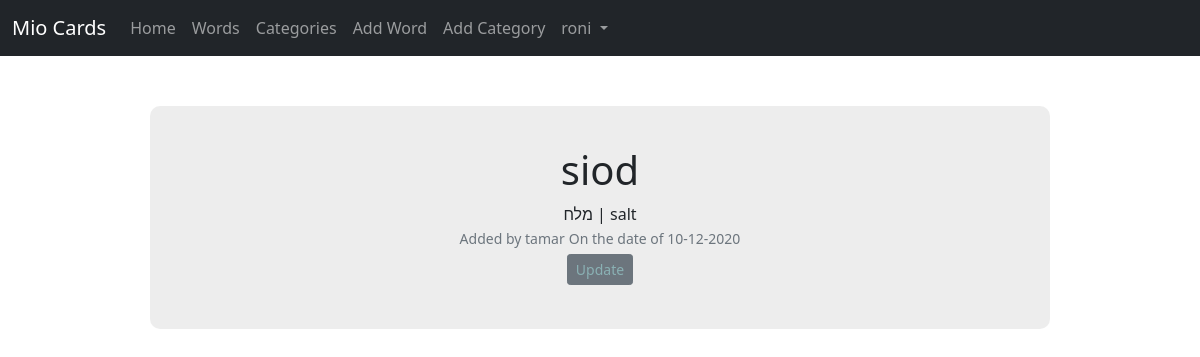
/card/1 (signed in), run on the app's committed database.
### flaskapp/models.py (models this page shows, shortened)
class Users(UserMixin, db.Model):
    id = db.Column(db.Integer, primary_key=True)
    username = db.Column(db.String(30), unique=True, nullable=False)
    email = db.Column(db.String(120), unique=True, nullable=False)
    password = db.Column(db.String(80), nullable=False)
    words = db.relationship('Words', backref='creator', lazy=True)
    unique_words = db.relationship('Words', secondary=words_users, backref=db.backref('uni_user', lazy='select'))

class Words(db.Model):
    id = db.Column(db.Integer, primary_key=True)
    user_id = db.Column(db.Integer, db.ForeignKey('users.id'), nullable=False)
    word_name = db.Column(db.String(25), unique=True, nullable=False)
    hebrew_trans = db.Column(db.String(25), nullable=False)
    english_trans = db.Column(db.String(45))
    image_path = db.Column(db.String(5000))
    date_created = db.Column(db.DateTime, nullable=False, default=datetime.utcnow)
    unique_words = db.relationship('Users', secondary=words_users, backref=db.backref('uni_word', lazy='select'))
    words = db.relationship('Categories', secondary=words_categories, backref=db.backref('cats_word', lazy='select'))

### flaskapp/routes.py (the view)
@app.route('/card/<int:card_id>')
@login_required
def card(card_id):
	card = Words.query.get_or_404(card_id)
	return render_template("card.html", title='Card', card=card, name=current_user.username)

### flaskapp/routes.py (called while the page is built)
@login_manager.user_loader
def load_user(user_id):
	return Users.query.get(int(user_id))

### flaskapp/templates/card.html (shortened to what this page needs)
{% extends "base.html" %}
{% import "bootstrap/wtf.html" as wtf %}
{% block content %}
        <article class="media content-section">
          <div class="card-display">
            <div class="article-metadata">
              <h1>{{ card.word_name }}</h1>
			        <div class="card-trans">
                <span class="article-content">{{ card.hebrew_trans }} | </span>
                <span class="article-content">{{ card.english_trans }}</span>
              </div>
			        <div class="card-info">
                <small class="text-muted">Added by {{ card.creator.username }}</small>
                   <small class="text-muted">On the date of {{ card.date_created.strftime('%d-%m-%Y') }}</small>
              </div>
              <div>
                <a class="btn btn-secondary btn-sm mt-1 mb-1" href="{{ url_for('update_card', card_id=card.id) }}">Update</a>
              </div>
            </div>
          </div>
        </article>
{% endblock %}

### flaskapp/templates/base.html (shortened to what this page needs)
<!doctype html>
<html lang="en">
  <head>
    <link rel="stylesheet" href="{{ url_for('static', filename='css/styles.css') }}">
    <link href="https://cdn.jsdelivr.net/npm/bootstrap@5.0.0-beta1/dist/css/bootstrap.min.css" rel="stylesheet">
  </head>
  <body>
    <nav class="navbar navbar-expand-lg navbar-dark bg-dark">
        <div class="container-fluid">
          <a class="navbar-brand" href="#">Mio Cards</a>
          <div class="collapse navbar-collapse" id="navbarSupportedContent">
            <ul class="navbar-nav me-auto mb-2 mb-lg-0">
              <li class="nav-item">
                <a class="nav-link" aria-current="page" href="{{url_for('index')}}">Home</a>
              </li>
              <li class="nav-item">
                <a class="nav-link" href="{{url_for('words')}}">Words</a>
              </li>
              <li class="nav-item">
                <a class="nav-link" href="{{url_for('categories')}}">Categories</a>
              </li>
              <li class="nav-item">
                <a class="nav-link" href="{{url_for('new_card')}}">Add Word</a>
              </li>
              <li class="nav-item">
                <a class="nav-link" href="{{url_for('new_category')}}">Add Category</a>
              </li>
              <li class="nav-item dropdown">
                <a class="nav-link dropdown-toggle" href="#" id="navbarDropdown" role="button" data-bs-toggle="dropdown" aria-expanded="false">
                  {% if name %}
                    {{name}}
                  {% else %}
                    User
                  {% endif %}
                </a>
              </li>
            </ul>
          </div>
        </div>
      </nav>
    {% block content %}
    {% endblock %}
  </body>
</html>

### flaskapp/static/css/styles.css (style rules this page uses)
html { direction: ltr; margin: 0; padding: 0; }
.card-display { margin: 50px 150px 0 150px; text-align: center; border-radius: 10px; padding: 40px 100px 40px 100px; background-color: rgba(221, 221, 221, 0.527); }
a:link, a:visited, a:active { text-decoration: none; color: rgb(138, 177, 180); }

### data on the page
Users: username "roni"
Words: word_name "siod", hebrew_trans "מלח", english_trans "salt", date_created "10-12-2020"
Users: creator.username "tamar"
